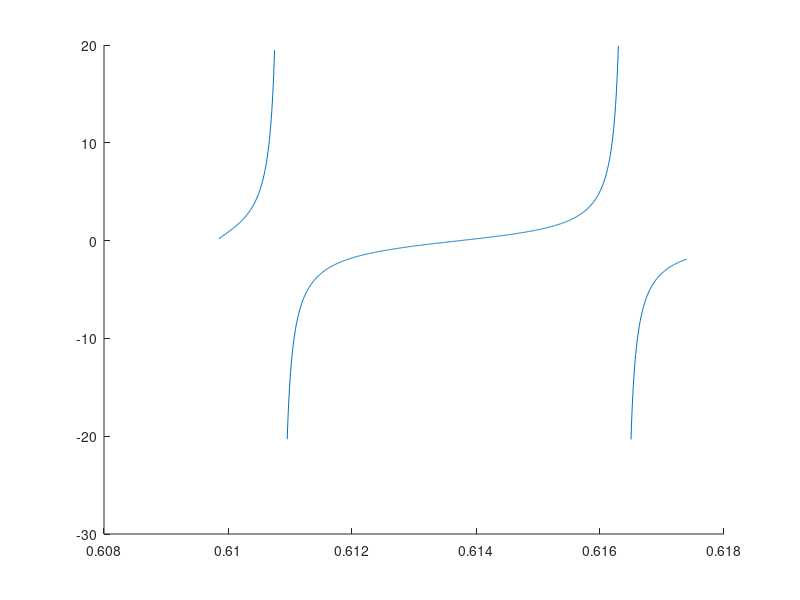

MATLAB code for this plot: (Note: this script raises an error after producing the figure.)
%% Section 3.2: Covariance distance estimation
% This page contains simulations in Section 3.2
%
%% 
close all; clear; clc

coeff = 3;
p = 100*coeff;
n1 = 300*coeff;
n2 = 900*coeff;

c1 = p/n1;
c2 = p/n2;

Z1 = randn(p,n1);
Z2 = randn(p,n2);

eig_C1 = [1,2,4];
eig_C2 = [1,3,5];
C1 = diag([eig_C1(1)*ones(p/3,1); eig_C1(2)*ones(p/3,1); eig_C1(3)*ones(p/3,1)]); 
C2 = diag([eig_C2(1)*ones(p/3,1); eig_C2(2)*ones(p/3,1); eig_C2(3)*ones(p/3,1)]); 

X1 = sqrtm(C1)*Z1;
X2 = sqrtm(C2)*Z2;

SCM1 = X1*(X1')/n1;
SCM2 = X2*(X2')/n2;

SCM = SCM1\SCM2;
eigs_SCM = eig(SCM);
eigs_SCM = sort(eigs_SCM);

m = @(x) sum(1./(eigs_SCM-x))/p;
x_m = @(x) x.*m(x);

tol1 = 1e-3;
index_eigs_SCM = 50;
zoom_eigs_SCM = linspace(eigs_SCM(index_eigs_SCM)-tol1,eigs_SCM(index_eigs_SCM+1)+tol1,1000);

tol2 = 1e-4;
zoom_eigs_SCM(zoom_eigs_SCM<=eigs_SCM(index_eigs_SCM)+tol2 & zoom_eigs_SCM>=eigs_SCM(index_eigs_SCM)-tol2)=NaN;
zoom_eigs_SCM(zoom_eigs_SCM<=eigs_SCM(index_eigs_SCM+1)+tol2 & zoom_eigs_SCM>=eigs_SCM(index_eigs_SCM+1)-tol2)=NaN;

% numerical evaluation of eta and zeta
eta = real(eig(diag(eigs_SCM) + sqrt(eigs_SCM)*sqrt(eigs_SCM')/(n1-p)));
eta = eta(eta<eigs_SCM(index_eigs_SCM+1) & eta>eigs_SCM(index_eigs_SCM));
zeta = real(eig(diag(eigs_SCM) - sqrt(eigs_SCM)*sqrt(eigs_SCM')/(n2)));
zeta = zeta(zeta<eigs_SCM(index_eigs_SCM) & zeta>eigs_SCM(index_eigs_SCM-1));

figure
hold on
plot(zoom_eigs_SCM, x_m(zoom_eigs_SCM));
xline(eigs_SCM(index_eigs_SCM),'--k');
xline(eigs_SCM(index_eigs_SCM+1),'--k');
yline(0,'--k');
yline( (1-c2)/c2,'--k');
yline( -1/c1,'--k');
yline(0,'--k');
axis([eigs_SCM(index_eigs_SCM)-tol1 eigs_SCM(index_eigs_SCM+1)+tol1 -10 10])

xlabel('x', 'Interpreter', 'latex')
ylabel('$x m_{\mu}(x)$', 'Interpreter', 'latex')
plot(eigs_SCM(index_eigs_SCM),0,'ob');
text(eigs_SCM(index_eigs_SCM)+1e-5,.5,'$\lambda_i$', 'Interpreter', 'latex', 'FontSize',12)
plot(eigs_SCM(index_eigs_SCM+1),0,'ob');
text(eigs_SCM(index_eigs_SCM+1)+1e-5,.5,'$\lambda_{i+1}$', 'Interpreter', 'latex', 'FontSize',12)

plot(eta, 0,'xr');
plot(zeta, 0,'xr');
text(eta-1e-4, .5,'$\eta_i$', 'Interpreter', 'latex', 'FontSize',12)
text(zeta-1e-4, .5,'$\zeta_i$', 'Interpreter', 'latex', 'FontSize',12)
xline(eta,':k');
xline(zeta,':k');

%% Classical versus random matrix improved covariance distance estimator
close all; clear; clc

p = 64;
n1 = 1024;
n2 = 2048;

C1 = toeplitz(0.2.^(0:p-1));
C2 = toeplitz(0.4.^(0:p-1));

disp('True distance:')
f = @(z) log(z).^2; % Fisher distance
disp( mean(f(eig(C1\C2))) )

X1 = sqrtm(C1)*randn(p,n1);
X2 = sqrtm(C2)*randn(p,n2);

[RMTDistEst,ClassDistEst] = RMTCovDistEst(X1,X2,'Fisher')
        

%% FUNCTIONS
function [RMTDistEst,ClassDistEst] = RMTCovDistEst(X1,X2,distance)
%RMTCovDistEst: random matrix-based improved estimators of distances
%between covariances
%INPUT: X1 (input data of covriance C1), X2 (input data of covriance C2),
%distance (different types of distances under consideration)

n1=size(X1,2);
n2=size(X2,2);
p=size(X2,1);

switch distance
    case 'Fisher'
        f = @(t) log(t).^2;
    case 'bhattacharrya'
        f = @(t) -1/4*log(t)+1/2*log(1+t)-1/2*log(2);
    case 'KL'
        f = @(t) 1/2*t-1/2*log(t)-1/2;
    case 't'
        f = @(t) t;
    case 'log'
        f = @(t) log(t);
    case 'log(1+st)'
        s = 1;
        f = @(t) log(1+s*t);
end    
    c2=p/n2;
    c1=p/n1;                   
    hatC1=1/n1*(X1*X1');
    hatC2=1/n2*(X2*X2');
    F=hatC1\hatC2;

    lambda=sort(eig(F));
    slambda=sqrt(lambda);
    eta = sort(eig(diag(lambda)-slambda*slambda'/(p-n1)));
    zeta = sort(eig(diag(lambda)-slambda*slambda'/n2));
    m = @(z) mean(1./(lambda*ones(1,length(z))-ones(p,1)*z));        
    phi=@(z) z+c1*z.^2.*m(z);      
    psi=@(z) 1-c2-c2*z.*m(z);
    switch distance
        case 'Fisher'
            M=zeros(p);
                N=zeros(p);                
                for i=1:p
                    M(i,i)=1/(2*lambda(i)^2);
                    N(i,i)=1/lambda(i);                 
                    js=1:p;
                    js(i)=[];
                    for j=js
                        M(i,j)=(-1+lambda(i)/lambda(j)-log(lambda(i)/lambda(j)))/(lambda(i)-lambda(j))^2;                        
                        N(i,j)=log(lambda(i)/lambda(j))/(lambda(i)-lambda(j));
                    end
                end     

                %%% Large p-estimate
                
                RMTDistEst=2*(c1+c2-c1*c2)/(c1*c2)*( (eta-zeta)'*M*(eta-lambda)+(eta-lambda)'*(log((1-c1)*lambda)./lambda) )...
                    -2/p*(eta-zeta)'*N*ones(p,1)+1/p*sum(log((1-c1)*lambda).^2)...
                    -2*(1-c2)/c2*( 1/2*log( (1-c1)*(1-c2) )^2+(eta-zeta)'*(log((1-c1)*lambda)./lambda) );               
                ClassDistEst=mean(f(lambda));
        case 'log(1+st)'  
            %%% additional kappa term in negative side
            s=1;
                kappa_p=0;
                kappa_m=-1/(s*(1-c1));
                if c2>1
                   kappa_p=min(lambda(lambda>1e-3));
                   while phi(kappa_m)/psi(kappa_m)>-1/s
                       kappa_m=2*kappa_m;
                   end
                end
                
                while abs(kappa_p-kappa_m)>1e-6*abs(eta(p)-zeta(p))
                    kappa_=(kappa_p+kappa_m)/2;
                    if phi(kappa_)/psi(kappa_)<-1/s
                        kappa_m=kappa_;
                    else
                        kappa_p=kappa_;
                    end
                end
                kappa_0=(kappa_p+kappa_m)/2;  
            RMTDistEst=(c1+c2-c1*c2)/(c1*c2)*log((c1+c2-c1*c2)/(1-c1)/abs(c2-s*c1*kappa_0))+1/c2*log(abs(-s*kappa_0*(1-c1)))+1/p*sum(log(abs(1-lambda/kappa_0)));  
            ClassDistEst=mean(f(lambda));
        case 'bhattacharrya'
            RMTDistEst=(-1/4)*RMTCovDistEst(X,Y,'log')+1/2*RMTCovDistEst(X,Y,'log(1+st)')-1/2*log(2);
            ClassDistEst=mean(f(lambda));
        case 'KL'
            RMTDistEst=1/2*((1-c1)*mean(lambda)-mean(log(lambda))+(1-c1)/c1*log(1-c1)-(1-c2)/c2*log(1-c2)-1);
            ClassDistEst=mean(f(lambda));
        case 't'
            RMTDistEst=(1-c1)*mean(lambda);
            ClassDistEst=mean(f(lambda));
        case 'log'
            RMTDistEst=1/p*sum(log(lambda))-(1-c1)/c1*log(1-c1)+(1-c2)/c2*log(1-c2);
            ClassDistEst=mean(f(lambda));
        case 'Wasserstein'
            [RMTDistEst,ClassDistEst]=RMTWassDist(X1,X2);
    end

end


function [RMTDistEst,ClassDistEst] = RMTWassDist(X1,X2)
%Function that compute the Wasserstein distance between Gaussian centered
%distribution based on the article Random  Matrix-Improved  Estimation  of  the  Wasserstein  Distance
%between  two  Centered  Gaussian  Distribution (Malik TIOMOKO & Romain Couillet)
%Input samples from the first class X1 of dimension p*n1 and the
%samples from the second class X2 of size p*n2

p=size(X1,1);
n1=size(X1,2);
n2=size(X2,2);
c1=p/n1;c2=p/n2;

%Sample covariance estimate
hatC1=X1*X1'/n1;hatC2=X2*X2'/n2;
lambda=sort(eig(hatC1*hatC2));
m=@(z) mean(1./(lambda-z));
phi=@(z) z./(1-c1-c1.*z.*m(z));
psi=@(z) 1-c2-c2*z.*m(z);
f=@(z) sqrt(z);
eta=sort(real(eig(diag(lambda)-(1/n1)*sqrt(lambda)*sqrt(lambda)')));
zeta=sort(real(eig(diag(lambda)-(1/n2)*sqrt(lambda)*sqrt(lambda)')));
phi_test=@(z) z;
psi_test=@(z) 1;
phipsi=@(z) sqrt(z)/(c2);
for i=1:length(lambda)
    phi_test=@(z) phi_test(z).*((z-lambda(i))./(z-eta(i)));
    psi_test=@(z) psi_test(z).*(z-zeta(i))./(z-lambda(i));
    phipsi=@(z) phipsi(z).*sqrt((z-zeta(i))./(z-eta(i)));
end
% Distinguish the case where n1<n2 to the case where n1>n2
if eta(1)<zeta(1)
    my_eta=zeta;
    my_zeta=eta;
else
    my_zeta=zeta;
    my_eta=eta;
end
other=@(z) 2*sum(1./(z-zeta))-2*sum(1./(z-lambda));
integrand_real=@(z) (1/(2*pi))*2*f(-(phi(z)./psi(z))).*other(z).*(psi(z)/c2);
%Computing the second term (real_integral)
real_integral=0;
for i=1:length(my_zeta)
    real_integral=real_integral+integral(integrand_real,my_zeta(i),my_eta(i));
end
%Computing the first term (pole in lambda)
pole=2*(sqrt(c2/c1))*sum(sqrt(lambda))/c2;
esty=pole+real_integral;
RMTDistEst=(1/p)*trace(hatC1+hatC2)-2*esty;
%Distinguish the case n1=n2
if n1==n2
    RMTDistEst=(1/p)*trace(hatC1+hatC2)-2*(sum(sqrt(lambda))-sum(sqrt(zeta)))*(2*n1/p);
end

%Classical estimate
ClassDistEst=(1/p)*(trace(hatC1)+trace(hatC2)-2*trace((hatC1^(1/2)*hatC2*hatC1^(1/2))^(1/2)));
end
